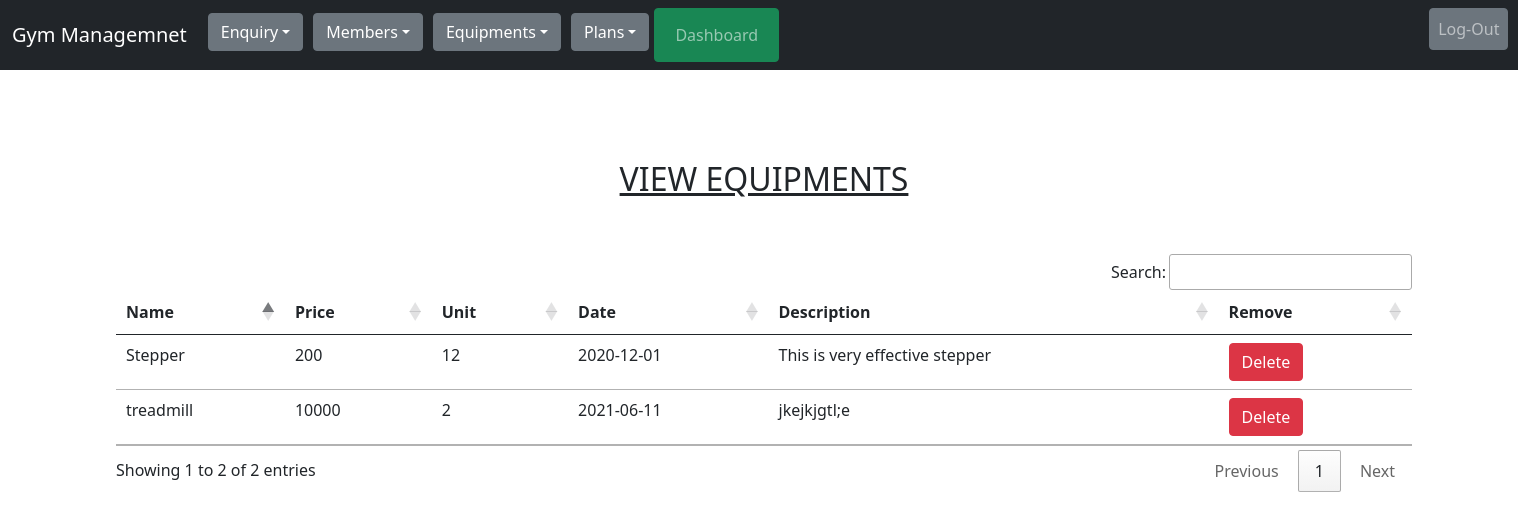
The page /applications/view_equipments/ (signed in) on the database its author committed.
### application/models.py (models this page shows, shortened)
class Equipments(models.Model):
    Name=models.CharField(max_length=20)
    Price=models.CharField(max_length=20)
    Unit=models.CharField(max_length=20)
    Date=models.CharField(max_length=20)
    Description=models.CharField(max_length=100)

### application/views.py (the view)
# urls.py: path('view_equipments/',views.view_equipments),
def view_equipments(request):
    if not request.user.is_staff:
        return('admin_login')
    equip=Equipments.objects.all()
    data={'equip':equip}
    return render(request,'application/view_equipments.html',data)

### templates/application/view_equipments.html (shortened to what this page needs)
{% extends 'application/base.html' %}
{% block div %}
<div class="logoutt" >
<li class="nav-item" >
  <a class="nav-link btn btn-secondary"   aria-current="page" href="/applications/logout/">Log-Out</a>
</li>
</div>
{%endblock div %}
{% block body %}
<div class="container" style="margin-top:90px;">
<h2 class="text-center font-weight-bold font-family-calibri text-decoration-underline ">VIEW EQUIPMENTS</h2>
<br><br>
<table  id="example" class="table table-hover ">
<thead>
<tr>
<th>Name</th>
<th>Price</th>
<th>Unit</th>
<th>Date</th>
<th>Description</th>
  <th>Remove</th>
</tr>
</thead>
<tbody>
{% for i in equip %}
<tr>
  <td>{{i.Name}}</td>
  <td>{{i.Price}}</td>
  <td>{{i.Unit}}</td>
  <td>{{i.Date}}</td>
  <td>{{i.Description}}</td>
  <td ><a  class="btn btn-danger" href="http://localhost:5000/applications/delete_equipments?pid={{i.id}}"
    onclick="return confirm('Are you Sure?')">Delete</a></td>
</tr>
{%endfor %}
</tbody>
</table>
{% endblock %}

### templates/application/view_equipments.html (style rules this page uses)
.logoutt { position:relative; left:650px; font-size:18px; }

### rows shown on the page
Equipments: Name "treadmill", Price "10000", Unit "2", Date "2021-06-11", Description "jkejkjgtl;e"
Equipments: Name "Stepper", Price "200", Unit "12", Date "2020-12-01", Description "This is very effective stepper"
